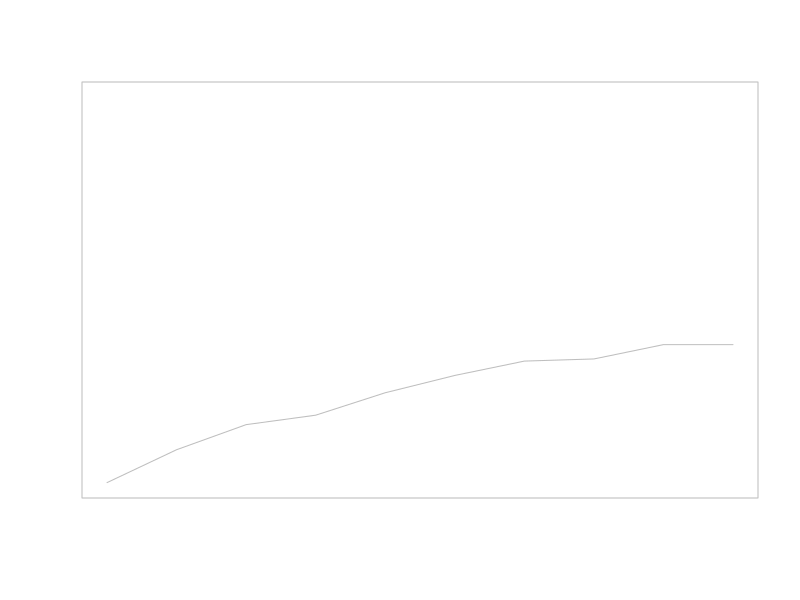
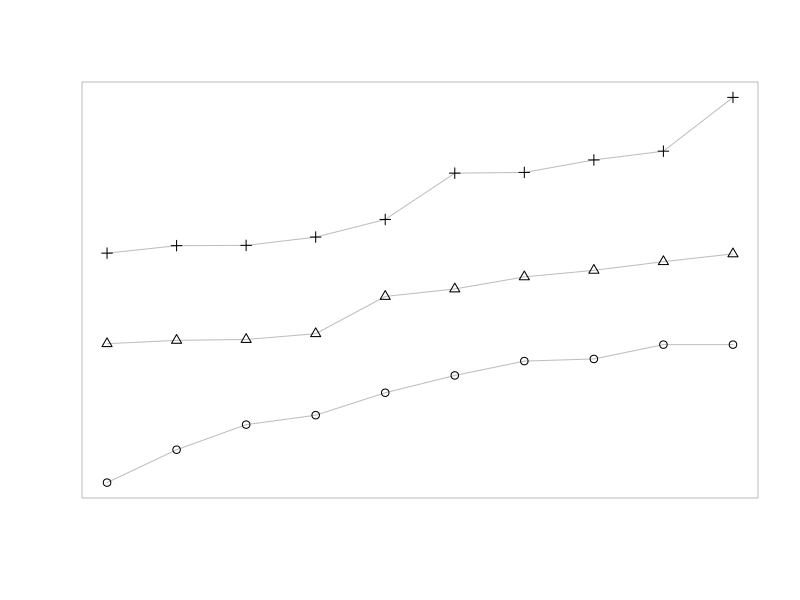
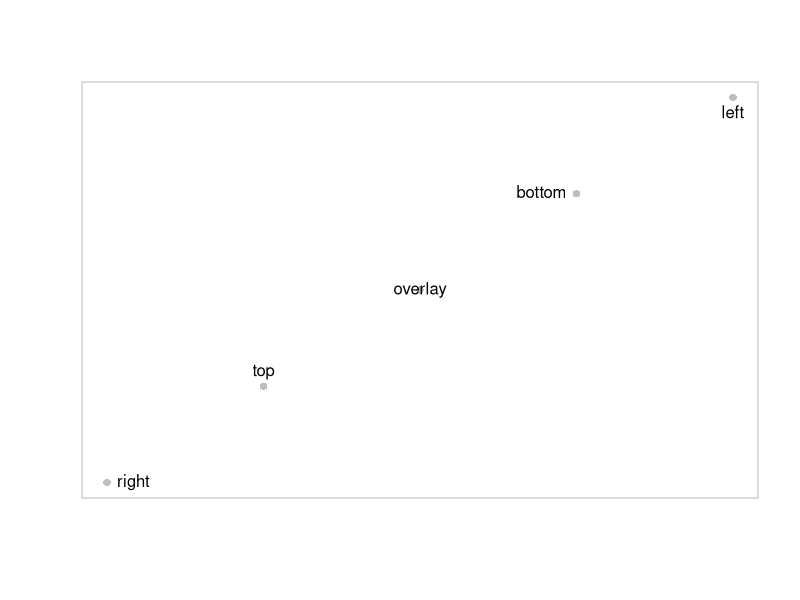
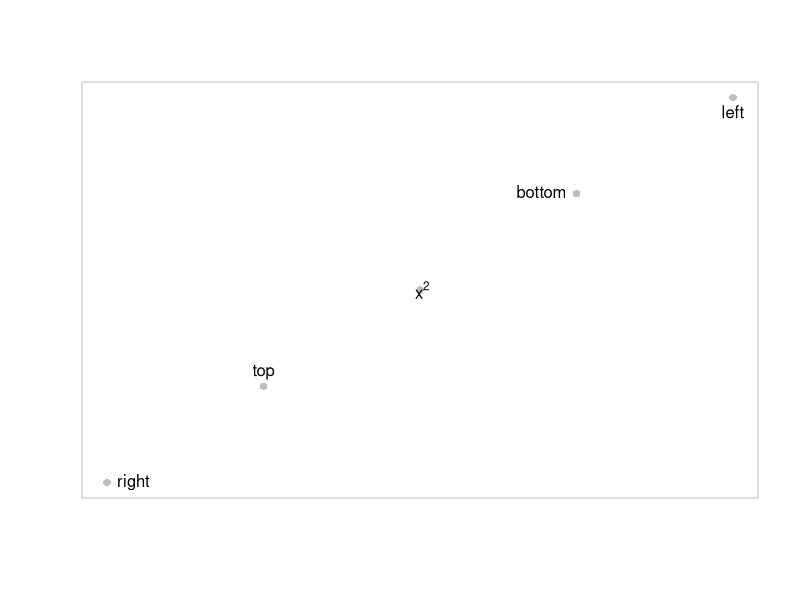
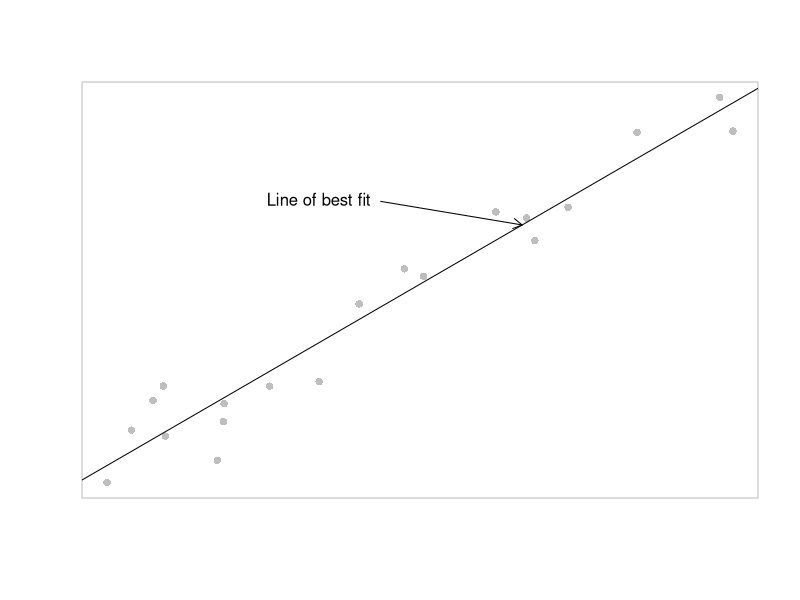
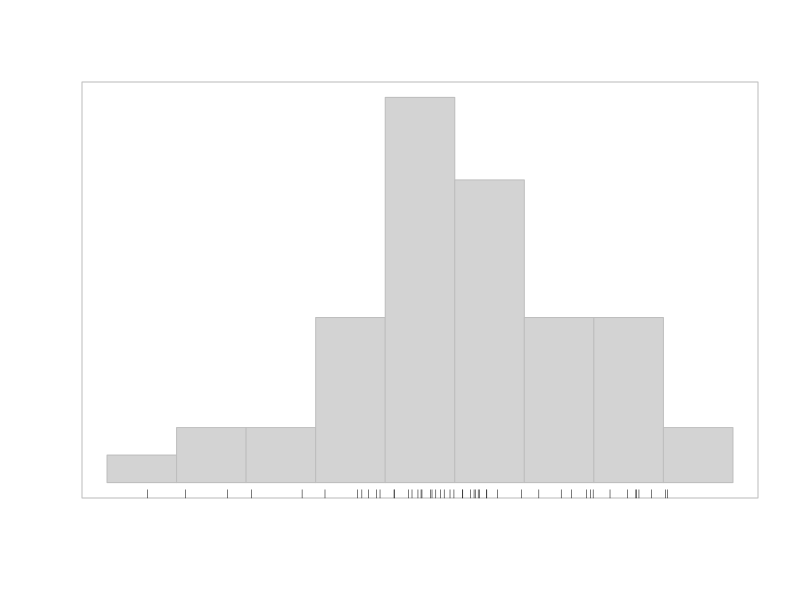
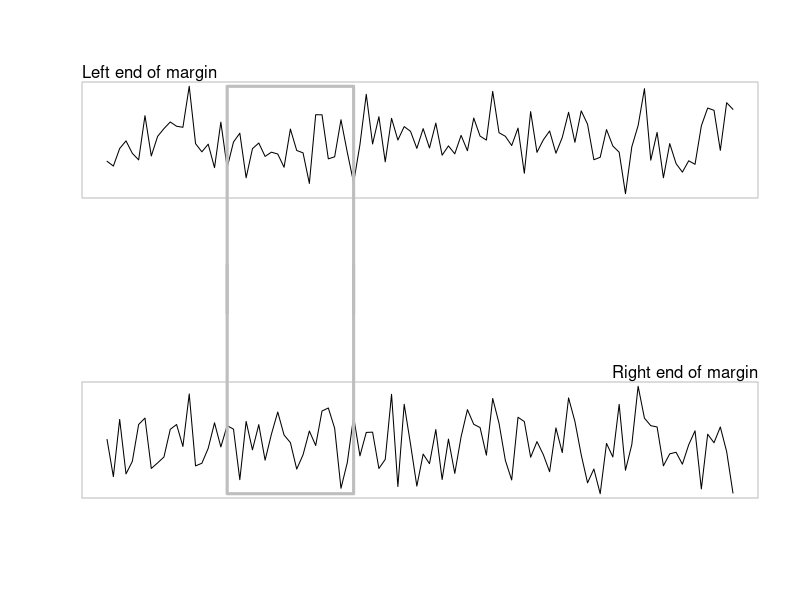
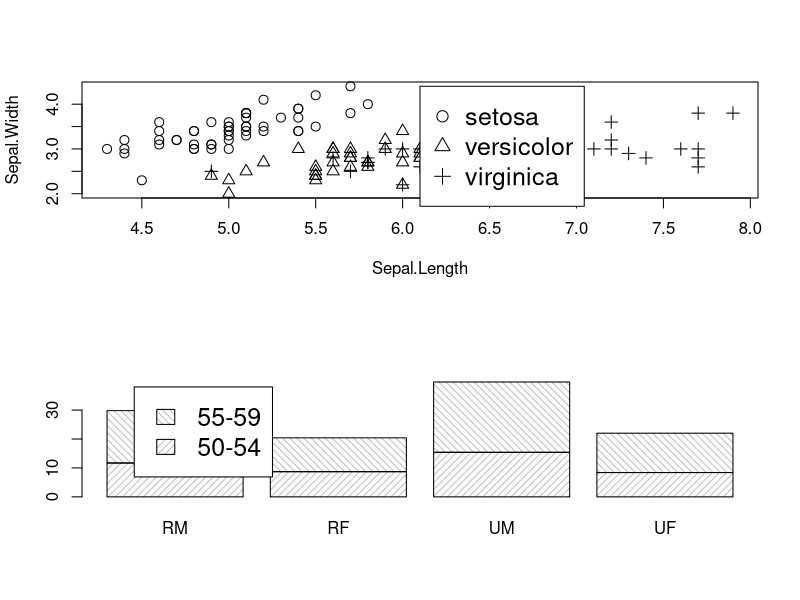

Here is the R script that generated these plots, in order:
## ---- chunk 1
knitr::opts_chunk$set(collapse = TRUE, dev = "png", comment = "#>")
#Sys.setlocale('LC_ALL','C') # Embed this directly in the Rmarkdown script that contains the Chinese character comment
options(digits=3)
options(max.print=200)
## ---- chunk 2
tibble::tribble(
  ~函数, ~描述,
  "points()", "数据符号",
  "lines()", "线条",
  "segments()", "线段",
  "arrows()", "箭头",
  "xspline()", "光滑曲线",
  "rect()", "矩形",
  "polygon()", "多边形",
  "polypath()", "多边形路径",
  "rasterImage()", "位图（在图形上可以添加外部图片）",
  "text()", "文本",
) -> tb

knitr::kable(tb, caption = "常见基本低级绘图函数")
## ---- chunk 3
x = 1:10
y = matrix(sort(rnorm(30)), ncol=3)
plot(x, y[, 1], ylim = range(y), ann=F, axes = F, type="l", col="gray")
box(col="gray")
## ---- chunk 4
plot(x, y[, 1], ylim = range(y), ann=F, axes = F, type="l", col="gray")
box(col="gray")

points(x, y[,1])
lines(x, y[,2], col="gray")
points(x, y[,2], pch=2)
lines(x, y[,3], col="gray")
points(x, y[,3], pch=3)
## ---- chunk 5
y = x = 1:5
plot(x, y, ann=F, axes=F, col="gray", pch=16)
box(col="gray")

text(x[-3], y[-3], c("right", "top", "bottom", "left"),
     pos=c(4, 3, 2, 1))
text(3, 3, "overlay")
## ---- chunk 6
y = x = 1:5
plot(x, y, ann=F, axes=F, col="gray", pch=16)
box(col="gray")

text(x[-3], y[-3], c("right", "top", "bottom", "left"),
     pos=c(4, 3, 2, 1))
text(3, 3, ~ x^2)
## ---- chunk 7
x = runif(20, 1, 10)
y = x + rnorm(20)
plot(x, y, ann=F, axes=F, col="gray", pch=16)
box(col="gray")

lmfit = lm(y ~ x)
abline(lmfit)
arrows(5, 8, 7, predict(lmfit, data.frame(x=7)), 
       length = 0.1)
text(5, 8, "Line of best fit", pos = 2)
## ---- chunk 8
y = rnorm(50)
hist(y, main="", xlab="", ylab="", axes=F, border="gray", col="light gray")
box(col="gray")
rug(y, ticksize = 0.02)
## ---- chunk 9
y1 = rnorm(100)
y2 = rnorm(100)

par(mfrow=c(2,1), xpd =NA)

# 绘制第一个图形
plot(y1, type="l", axes=FALSE,
     xlab="", ylab="", main="")
box(col="gray")
mtext("Left end of margin", adj=0, side=3)
lines(x=c(20,20,40,40), y=c(-7, max(y1), max(y1), -7), lwd=3, col="gray")

# 绘制第二个图形
plot(y2, type="l", axes=FALSE, 
     xlab="", ylab="", main="")
box(col="gray")
mtext("Right end of margin", adj=1, side=3)
lines(x=c(20, 20, 40, 40), y=c(7, min(y2), min(y2), 7), 
      lwd=3, col="gray")
## ---- chunk 10
with(iris,
     plot(Sepal.Length, Sepal.Width, pch=as.numeric(Species), cex=1.2))
legend(6.1, 4.4, c("setosa", "versicolor", "virginica"),
       cex=1.5, pch=1:3)
## ---- chunk 11
barplot(VADeaths[1:2, ], angle = c(45, 135), density = 20, 
        col="gray", names = c("RM", "RF", "UM", "UF"))
legend(0.4, 38, c("55-59", "50-54"), cex=1.5, angle = c(135, 45), density = 20, fill = "gray")
## ---- chunk 12
# 先生成数据并绘制没有数据符号和坐标轴的空图
x = 1:2
y = runif(2, 0, 100)
par(mar=c(4, 4, 2, 4))
plot(x, y, type = "n", xlim = c(0.5, 2.5), ylim = c(-10, 110),
     axes=FALSE, ann=FALSE)

# 指定主 y 轴摄氏度刻度位置。
axis(2, at=seq(0, 100, 20))  # 2 表示绘制在左边，at指定刻度线位置
mtext("Temperature (Centigrade)", side = 2, line = 3)

# 绘制有特殊标签的底部坐标轴，以及表示华氏温度的 y 轴
axis(1, at=1:2, labels = c("Treatment1", "Treatment2"))
axis(4, at=seq(0, 100, 20), labels = seq(0, 100, 20)*9/5 + 32)
mtext("Temperature (Fahrenheit)", side=4, line=3)
box()

# 最后画一些温度样式的符号表示实际温度
segments(x, 0, x, 100, lwd=20)
segments(x, 0, x, 100, lwd=16, col="white")
segments(x, 0, x, y, lwd = 16, col = "gray")
## ---- chunk 13
par("din")
par("fin")
par("pin")
## ---- chunk 14
par("usr")
## ---- chunk 15
# 绘制一个空白图形并进行计算
plot(0:1, 0:1, type="n", axes=F, ann=F)
usr = par("usr")
pin = par("pin")
xcm = diff(usr[1:2])/(pin[1]*2.54)
ycm = diff(usr[3:4])/(pin[2]*2.54)

# 现在绘制的图形是根据厘米表示的
par(xpd=NA)
rect(0 + 0.2*xcm, 0-0.2*ycm,
1 + 0.2*xcm, 0.3-0.2*ycm,
col="gray", border = NA)

# 绘制边框、刻度和标签
rect(0, 0, 1, 0.3, col="white")
segments(seq(1, 8, 0.1)*xcm, 0,
seq(1, 8, 0.1)*xcm, 
c(rep(c(0.5, 
rep(0.25, 4),
0.35, 
rep(0.25, 4)), 7), 
0.5)*ycm)
text(1:8*xcm, 0.6*ycm, 0:7, adj=c(0.5, 0))
text(8.2*xcm, 0.6*ycm, "cm", adj=c(0, 0))
## ---- chunk 16
drunkness = ts(c(3875, 4846, 5128, 5773, 7327,
                 6688, 5582, 3473, 3186, rep(NA, 51)),
               start = 1912, end = 1971)

par(mar = c(5, 6, 2, 4))
plot(drunkness, lwd=3, col="gray", ann=F, las=2)
mtext("Drunkness\nRelated Arrest", side=2, line=3.5)
par(new=TRUE)
plot(nhtemp, ann=F, axes=F)
mtext("Temperature (F)", side=4, line=3)
title("Using par(new=TRUE)")
axis(4)
## ---- chunk 17
par(mar=c(5, 6, 2, 4))
plot(drunkness, lwd=3, col="gray", ann=F, las=2)
mtext("Drunkness\nRelated Arrest", side=2, line=3.5)
usr = par("usr")
par(usr=c(usr[1:2], 47.6, 54.9))
lines(nhtemp)
mtext("Temperature (F)", side=4, line=3)
title("Using par(usr=...)")
axis(4)
## ---- chunk 18
with(trees,
     expr = {
     plot(Height, Volume, pch=3, xlab="Height (ft)", 
          ylab=expression(paste("Volume ", "ft^3")))
     symbols(Height, Volume, circles = Girth/12,
             fg="gray", inches = FALSE, add=TRUE)
       })
